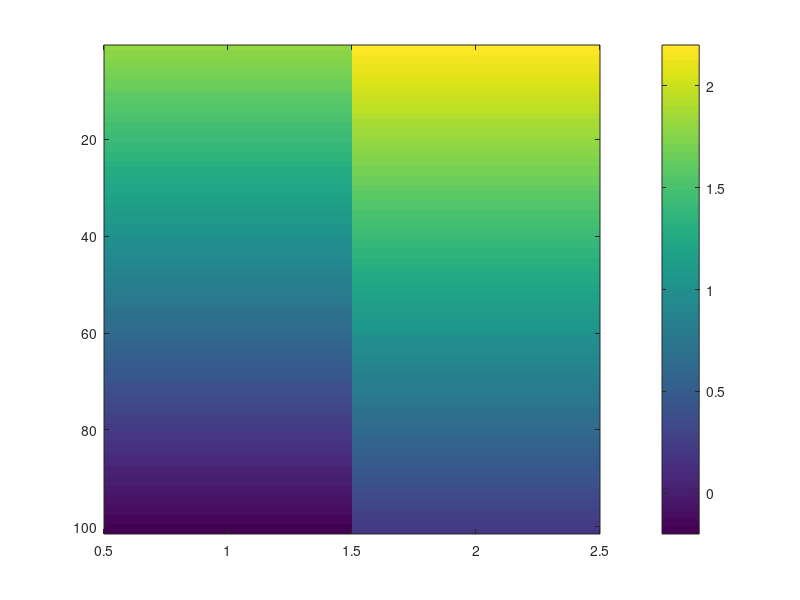

This chart was generated by the following MATLAB code: (Note: this script raises an error after producing the figure.)
close all
clear all

nflat=1;
nslope=1;
ny=2*nflat;
nz=101;
nx=2;

fac=[ones(1,nflat), linspace(1,0,nslope), zeros(1,nflat)];
fac=[ones(1,nflat), zeros(1,nflat)];

theta1=1.8;
theta2=-0.2;
cast1=linspace(theta1,theta2,nz)';
dt=0.4;
cast2=linspace(theta1+dt,theta2+dt,nz)';

t1=bsxfun(@times, ones(1,2*nflat) , cast2);

t2=bsxfun(@times, fac, cast1-cast2);

ct=t1+t2;

imagesc(ct)
colorbar

ct=repmat(ct,[1,1,nx]);

p=linspace(0,5000,nz)';
p=repmat(p,[1,ny]);
p=repmat(p,[1,1,nx]);

lat=linspace(-85,85,ny);
lat=bsxfun(@times,lat,ones(nz,1));
lats=repmat(lat,[1,1,nx]);
lon=linspace(0,4,nx);
lon=bsxfun(@times,lon,ones(ny,1));
longs=repmat(permute(lon,[3 1 2]),[nz 1 1]);

s=35+0*ct;

rho0=gsw_rho(squeeze(s(:,:,1)), squeeze(ct(:,:,1)), 0*squeeze(p(:,:,1)));
if 1;
    figure
    contourf(lats(1,:,1),-p(:,1,1),rho0)
    colorbar
end

vars = {'s','ct','p','lats','longs'};
save('data/idealized_01.mat',vars{:})

